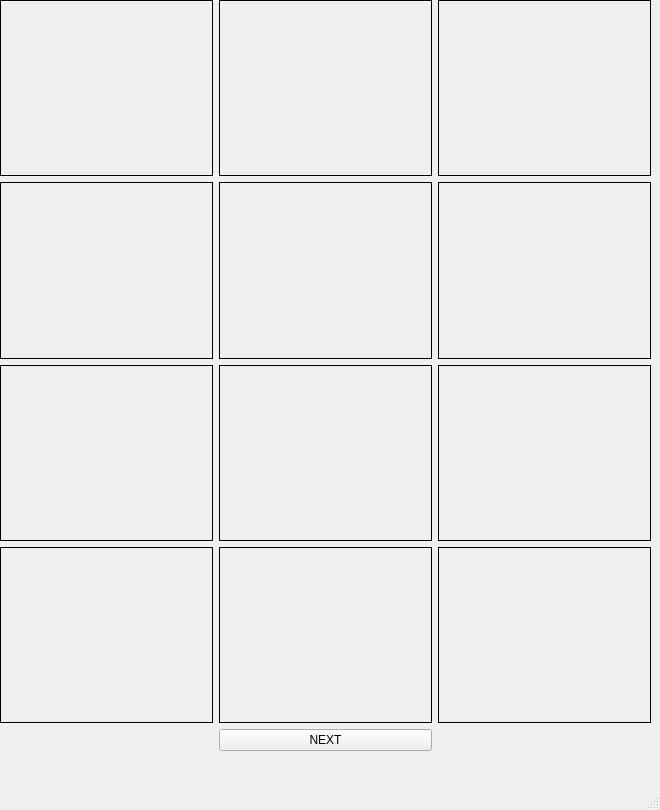
<?xml version="1.0" encoding="UTF-8"?>
<ui version="4.0">
 <class>MainWindow</class>
 <widget class="QMainWindow" name="MainWindow">
  <property name="geometry">
   <rect>
    <x>0</x>
    <y>0</y>
    <width>660</width>
    <height>810</height>
   </rect>
  </property>
  <property name="windowTitle">
   <string>MainWindow</string>
  </property>
  <widget class="QWidget" name="centralwidget">
   <widget class="QWidget" name="gridLayoutWidget">
    <property name="geometry">
     <rect>
      <x>0</x>
      <y>0</y>
      <width>651</width>
      <height>751</height>
     </rect>
    </property>
    <layout class="QGridLayout" name="gridLayout">
     <item row="3" column="1">
      <widget class="QLabel" name="b1">
       <property name="frameShape">
        <enum>QFrame::Box</enum>
       </property>
       <property name="text">
        <string/>
       </property>
       <property name="alignment">
        <set>Qt::AlignCenter</set>
       </property>
      </widget>
     </item>
     <item row="2" column="1">
      <widget class="QLabel" name="b2">
       <property name="frameShape">
        <enum>QFrame::Box</enum>
       </property>
       <property name="text">
        <string/>
       </property>
       <property name="alignment">
        <set>Qt::AlignCenter</set>
       </property>
      </widget>
     </item>
     <item row="0" column="0">
      <widget class="QLabel" name="a4">
       <property name="frameShape">
        <enum>QFrame::Box</enum>
       </property>
       <property name="text">
        <string/>
       </property>
       <property name="alignment">
        <set>Qt::AlignCenter</set>
       </property>
      </widget>
     </item>
     <item row="0" column="1">
      <widget class="QLabel" name="b4">
       <property name="frameShape">
        <enum>QFrame::Box</enum>
       </property>
       <property name="text">
        <string/>
       </property>
       <property name="alignment">
        <set>Qt::AlignCenter</set>
       </property>
      </widget>
     </item>
     <item row="1" column="1">
      <widget class="QLabel" name="b3">
       <property name="frameShape">
        <enum>QFrame::Box</enum>
       </property>
       <property name="text">
        <string/>
       </property>
       <property name="alignment">
        <set>Qt::AlignCenter</set>
       </property>
      </widget>
     </item>
     <item row="1" column="0">
      <widget class="QLabel" name="a3">
       <property name="frameShape">
        <enum>QFrame::Box</enum>
       </property>
       <property name="text">
        <string/>
       </property>
       <property name="alignment">
        <set>Qt::AlignCenter</set>
       </property>
      </widget>
     </item>
     <item row="3" column="0">
      <widget class="QLabel" name="a1">
       <property name="frameShape">
        <enum>QFrame::Box</enum>
       </property>
       <property name="text">
        <string/>
       </property>
       <property name="alignment">
        <set>Qt::AlignCenter</set>
       </property>
      </widget>
     </item>
     <item row="0" column="2">
      <widget class="QLabel" name="c4">
       <property name="frameShape">
        <enum>QFrame::Box</enum>
       </property>
       <property name="text">
        <string/>
       </property>
       <property name="alignment">
        <set>Qt::AlignCenter</set>
       </property>
      </widget>
     </item>
     <item row="2" column="2">
      <widget class="QLabel" name="c2">
       <property name="frameShape">
        <enum>QFrame::Box</enum>
       </property>
       <property name="text">
        <string/>
       </property>
       <property name="alignment">
        <set>Qt::AlignCenter</set>
       </property>
      </widget>
     </item>
     <item row="1" column="2">
      <widget class="QLabel" name="c3">
       <property name="frameShape">
        <enum>QFrame::Box</enum>
       </property>
       <property name="text">
        <string/>
       </property>
       <property name="alignment">
        <set>Qt::AlignCenter</set>
       </property>
      </widget>
     </item>
     <item row="2" column="0">
      <widget class="QLabel" name="a2">
       <property name="frameShape">
        <enum>QFrame::Box</enum>
       </property>
       <property name="text">
        <string/>
       </property>
       <property name="alignment">
        <set>Qt::AlignCenter</set>
       </property>
      </widget>
     </item>
     <item row="3" column="2">
      <widget class="QLabel" name="c1">
       <property name="frameShape">
        <enum>QFrame::Box</enum>
       </property>
       <property name="text">
        <string/>
       </property>
       <property name="alignment">
        <set>Qt::AlignCenter</set>
       </property>
      </widget>
     </item>
     <item row="4" column="1">
      <widget class="QPushButton" name="next">
       <property name="text">
        <string>NEXT</string>
       </property>
      </widget>
     </item>
    </layout>
   </widget>
  </widget>
  <widget class="QMenuBar" name="menubar">
   <property name="geometry">
    <rect>
     <x>0</x>
     <y>0</y>
     <width>660</width>
     <height>26</height>
    </rect>
   </property>
  </widget>
  <widget class="QStatusBar" name="statusbar"/>
 </widget>
 <resources/>
 <connections/>
</ui>
